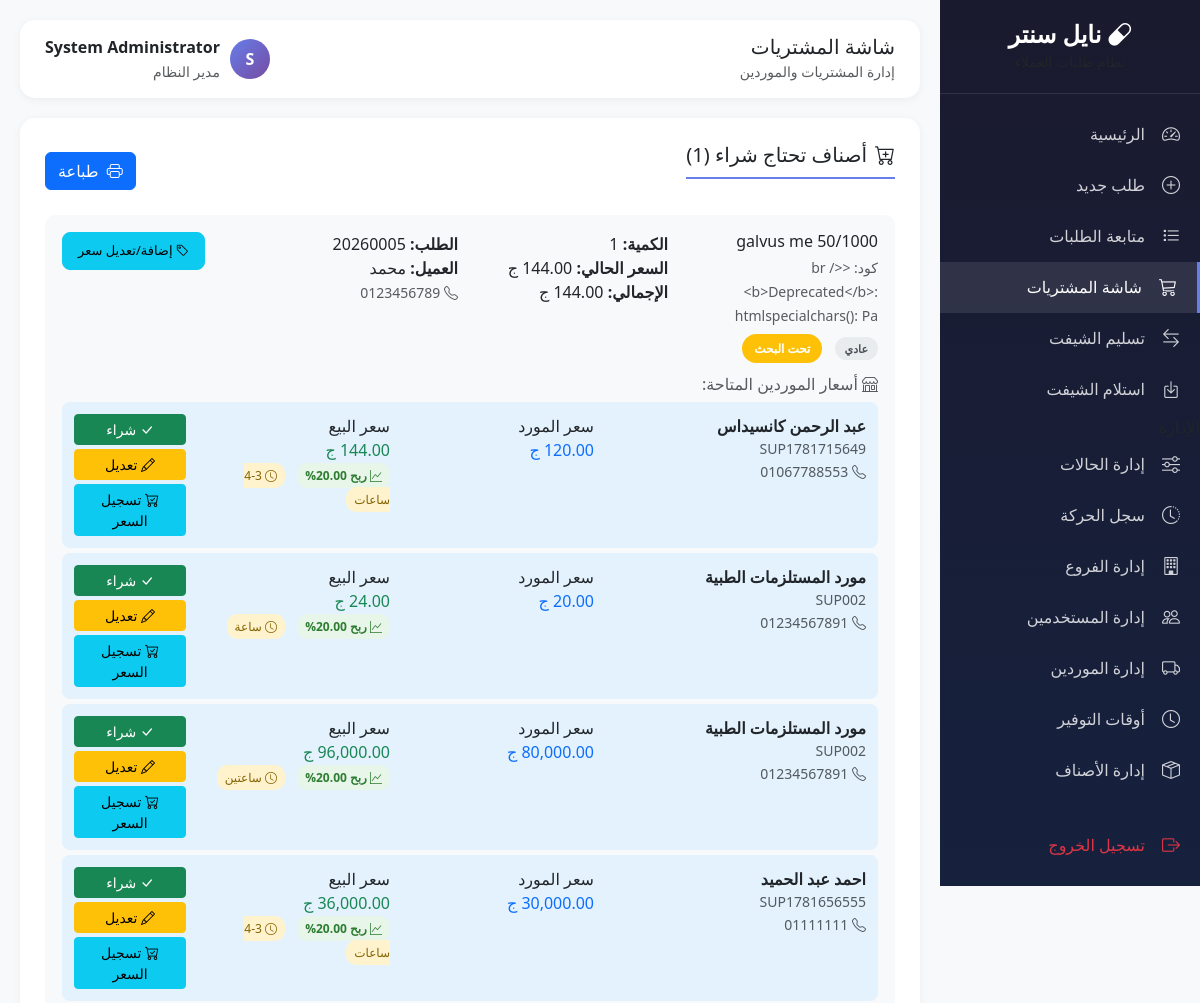
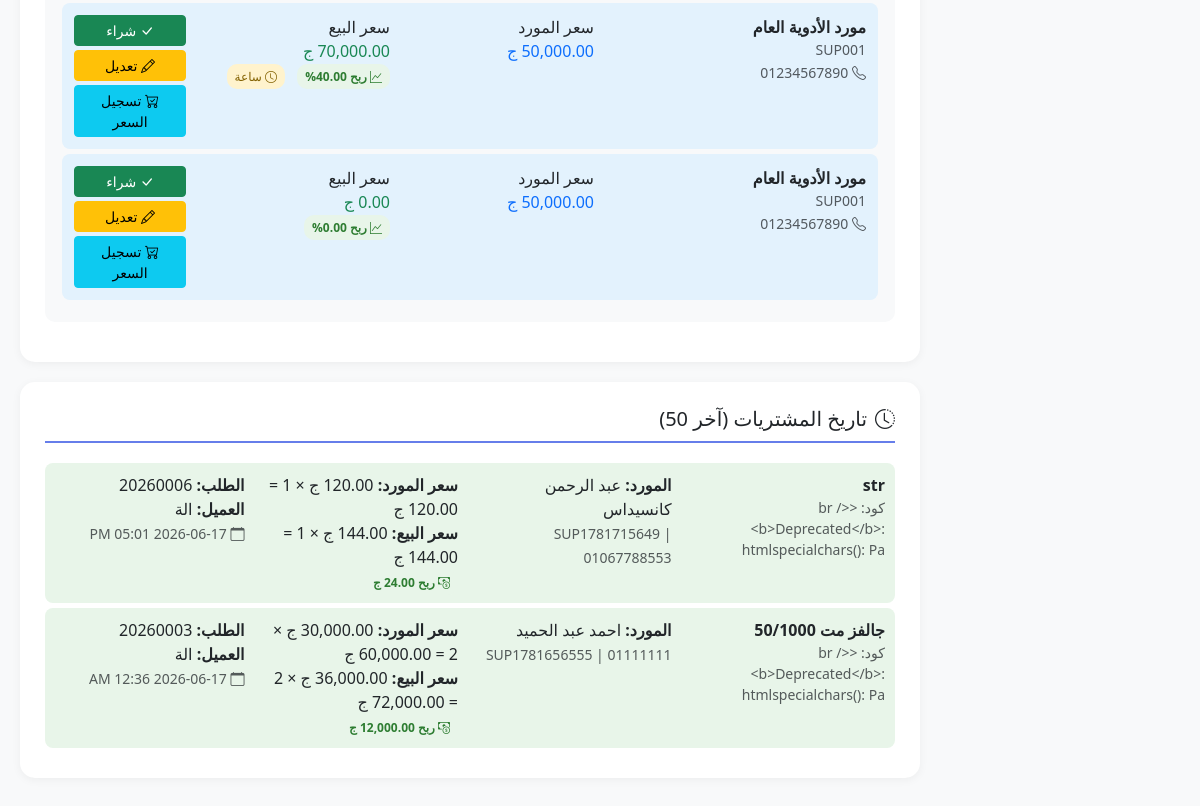
Page /modules/customer-requests/purchases.php (signed in) on the earlier database version (2 pictures, top to bottom).
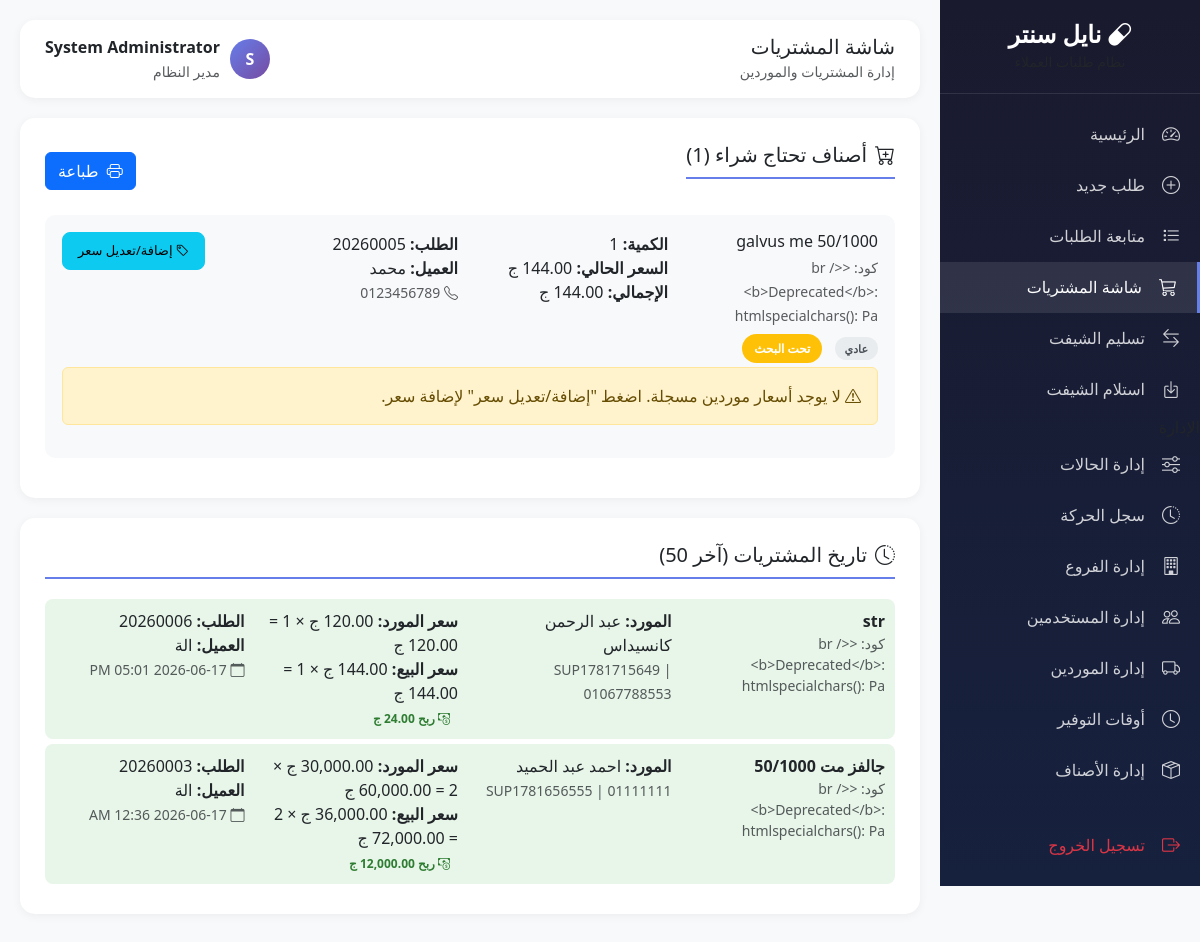
Same page on the later database version.
### tables this page shows
CREATE TABLE `order_items` (
  `id` int(11) NOT NULL,
  `order_id` int(11) NOT NULL,
  `product_id` int(11) DEFAULT NULL,
  `product_code` varchar(50) DEFAULT NULL,
  `product_name` varchar(200) NOT NULL,
  `quantity` int(11) DEFAULT 1,
  `notes` text DEFAULT NULL,
  `created_at` timestamp NOT NULL DEFAULT current_timestamp(),
  `unit_price` decimal(10,2) DEFAULT 0.00,
  `discount_type` enum('percentage','fixed') DEFAULT NULL,
  `discount_value` decimal(10,2) DEFAULT 0.00,
  `final_price` decimal(10,2) DEFAULT 0.00,
  `is_manual` tinyint(1) DEFAULT 0,
  `needs_purchase` tinyint(1) DEFAULT 0,
  `is_manual_product` tinyint(4) DEFAULT 0,
  `manual_product_name` varchar(200) DEFAULT NULL,
  `supplier_name` varchar(100) DEFAULT NULL,
  `supplier_phone` varchar(20) DEFAULT NULL,
  `delivery_time` varchar(50) DEFAULT NULL,
  `purchased_at` datetime DEFAULT NULL,
  `purchased_by` int(11) DEFAULT NULL,
  `updated_at` timestamp NULL DEFAULT NULL ON UPDATE current_timestamp()
);

CREATE TABLE `order_statuses` (
  `id` int(11) NOT NULL,
  `status_name` varchar(50) NOT NULL,
  `status_color` varchar(20) DEFAULT '#6c757d',
  `sort_order` int(11) DEFAULT 0,
  `is_default` tinyint(1) DEFAULT 0,
  `is_final` tinyint(1) DEFAULT 0,
  `is_active` tinyint(1) DEFAULT 1,
  `created_at` timestamp NOT NULL DEFAULT current_timestamp(),
  `updated_at` timestamp NOT NULL DEFAULT current_timestamp() ON UPDATE current_timestamp()
);

CREATE TABLE `orders` (
  `id` int(11) NOT NULL,
  `order_number` varchar(20) NOT NULL,
  `customer_id` int(11) DEFAULT NULL,
  `customer_code` varchar(50) DEFAULT NULL,
  `customer_name` varchar(100) NOT NULL,
  `customer_phone` varchar(20) DEFAULT NULL,
  `customer_phone2` varchar(20) DEFAULT NULL,
  `customer_address` varchar(255) DEFAULT NULL,
  `branch_code` varchar(20) DEFAULT NULL,
  `order_date` datetime DEFAULT current_timestamp(),
  `priority` enum('normal','urgent','critical') DEFAULT 'normal',
  `status_id` int(11) DEFAULT 1,
  `total_items` int(11) DEFAULT 0,
  `notes` text DEFAULT NULL,
  `created_by` int(11) NOT NULL,
  `created_at` timestamp NOT NULL DEFAULT current_timestamp(),
  `updated_by` int(11) DEFAULT NULL,
  `updated_at` timestamp NULL DEFAULT NULL,
  `total_discount_type` enum('percentage','fixed') DEFAULT NULL,
  `total_discount_value` decimal(10,2) DEFAULT 0.00,
  `final_total` decimal(10,2) DEFAULT 0.00
);

CREATE TABLE `supplier_prices` (
  `id` int(11) NOT NULL,
  `product_id` int(11) DEFAULT NULL,
  `product_code` varchar(50) DEFAULT NULL,
  `supplier_id` int(11) NOT NULL,
  `supplier_price` decimal(10,2) NOT NULL,
  `notes` text DEFAULT NULL,
  `created_by` int(11) DEFAULT NULL,
  `is_active` tinyint(1) DEFAULT 1,
  `created_at` timestamp NOT NULL DEFAULT current_timestamp(),
  `updated_at` timestamp NOT NULL DEFAULT current_timestamp() ON UPDATE current_timestamp(),
  `sell_price` decimal(10,2) DEFAULT 0.00,
  `profit_margin` decimal(5,2) DEFAULT 0.00,
  `delivery_time_id` int(11) DEFAULT NULL
);

CREATE TABLE `suppliers` (
  `id` int(11) NOT NULL,
  `supplier_code` varchar(20) NOT NULL,
  `supplier_name` varchar(100) NOT NULL,
  `phone` varchar(20) DEFAULT NULL,
  `email` varchar(100) DEFAULT NULL,
  `address` text DEFAULT NULL,
  `is_active` tinyint(1) DEFAULT 1,
  `created_at` timestamp NOT NULL DEFAULT current_timestamp(),
  `delivery_time` varchar(50) DEFAULT 'نفس اليوم',
  `delivery_time_id` int(11) DEFAULT NULL,
  `notes` text DEFAULT NULL,
  `source` enum('estock','manual') DEFAULT 'estock',
  `estock_id` decimal(18,0) DEFAULT NULL,
  `manual_code` varchar(50) DEFAULT NULL
);

CREATE TABLE `delivery_times` (
  `id` int(11) NOT NULL,
  `time_code` varchar(20) NOT NULL,
  `time_name` varchar(50) NOT NULL,
  `sort_order` int(11) DEFAULT 0,
  `is_active` tinyint(1) DEFAULT 1,
  `created_at` timestamp NOT NULL DEFAULT current_timestamp()
);

CREATE TABLE `purchased_items` (
  `id` int(11) NOT NULL,
  `order_item_id` int(11) NOT NULL,
  `supplier_id` int(11) NOT NULL,
  `supplier_price` decimal(10,2) NOT NULL,
  `sell_price` decimal(10,2) NOT NULL,
  `profit_margin` decimal(5,2) DEFAULT 0.00,
  `quantity` int(11) DEFAULT 1,
  `total_cost` decimal(10,2) NOT NULL,
  `total_sell` decimal(10,2) NOT NULL,
  `profit` decimal(10,2) NOT NULL,
  `notes` text DEFAULT NULL,
  `purchased_by` int(11) DEFAULT NULL,
  `purchased_at` timestamp NOT NULL DEFAULT current_timestamp()
);

### modules/customer-requests/purchases.php (the view, shortened to what the rows shown need)
<?php
$db = getDB();
$stmt = $db->query("
    SELECT oi.*, o.order_number, o.customer_name, o.customer_phone, o.branch_code, o.priority,
           os.status_name, os.status_color
    FROM order_items oi
    JOIN orders o ON oi.order_id = o.id
    JOIN order_statuses os ON o.status_id = os.id
    WHERE oi.needs_purchase = 1
    ORDER BY o.priority DESC, o.created_at ASC
");
$need_purchase_items = $stmt->fetchAll();
$supplierPrices = [];
$stmt = $db->query("
    SELECT sp.*, s.supplier_name, s.supplier_code, s.phone, dt.time_name as delivery_time
    FROM supplier_prices sp
    JOIN suppliers s ON sp.supplier_id = s.id
    LEFT JOIN delivery_times dt ON sp.delivery_time_id = dt.id
    WHERE sp.is_active = 1
    ORDER BY sp.created_at DESC
");
$allPrices = $stmt->fetchAll();
foreach ($allPrices as $price) {
    $supplierPrices[$price['product_code']][] = $price;
}
$stmt = $db->query("
    SELECT pi.*, oi.product_name, oi.product_code, s.supplier_name, s.supplier_code, s.phone,
           o.order_number, o.customer_name
    FROM purchased_items pi
    JOIN order_items oi ON pi.order_item_id = oi.id
    JOIN suppliers s ON pi.supplier_id = s.id
    JOIN orders o ON oi.order_id = o.id
    ORDER BY pi.purchased_at DESC
    LIMIT 50
");
$purchased_history = $stmt->fetchAll();
?>
<!DOCTYPE html>
<html lang="ar" dir="rtl">
<head>
    <link href="https://cdn.jsdelivr.net/npm/bootstrap@5.3.2/dist/css/bootstrap.rtl.min.css" rel="stylesheet">
    <link href="https://cdn.jsdelivr.net/npm/bootstrap-icons@1.11.1/font/bootstrap-icons.css" rel="stylesheet">
    <link href="https://cdn.jsdelivr.net/npm/select2@4.1.0-rc.0/dist/css/select2.min.css" rel="stylesheet">
</head>
<body>
    <div class="main-content">
        <div class="content-card">
            <?php if (count($need_purchase_items) > 0): ?>
                <?php foreach ($need_purchase_items as $item):
                    $lookup_code = $item['product_code'];
                    $prices = $lookup_code ? ($supplierPrices[$lookup_code] ?? []) : [];
                ?>
                <div class="item-card">
                    <div class="row">
                        <div class="col-md-3">
                            <h6 class="mb-1"><?= htmlspecialchars($item['product_name']) ?></h6>
                            <?php if ($item['product_code']): ?><small class="text-muted">كود: <?= htmlspecialchars($item['product_code']) ?></small><?php endif; ?>
                            <div class="mt-2">
                                <span class="priority-badge priority-<?= $item['priority'] ?>"><?= $item['priority'] === 'normal' ? 'عادي' : ($item['priority'] === 'urgent' ? 'عاجل' : 'حرج') ?></span>
                                <span class="status-badge ms-2" style="background: <?= $item['status_color'] ?>"><?= $item['status_name'] ?></span>
                            </div>
                        </div>
                        <div class="col-md-3">
                            <div><strong>الكمية:</strong> <?= $item['quantity'] ?></div>
                            <div><strong>السعر الحالي:</strong> <?= number_format($item['unit_price'], 2) ?> ج</div>
                            <div><strong>الإجمالي:</strong> <?= number_format($item['final_price'], 2) ?> ج</div>
                        </div>
                        <div class="col-md-3">
                            <div><strong>الطلب:</strong> <?= $item['order_number'] ?></div>
                            <div><strong>العميل:</strong> <?= $item['customer_name'] ?></div>
                            <?php if ($item['customer_phone']): ?><div><small class="text-muted"><i class="bi bi-telephone"></i> <?= $item['customer_phone'] ?></small></div><?php endif; ?>
                        </div>
                        <div class="col-md-3 text-end">
                            <button class="btn btn-info btn-action" onclick="showPriceModal(<?= $item['id'] ?>, '<?= htmlspecialchars($item['product_name']) ?>', <?= $item['quantity'] ?>, '<?= htmlspecialchars($lookup_code ?? '') ?>')">
                                <i class="bi bi-tag"></i> إضافة/تعديل سعر
                            </button>
                        </div>
                    </div>
                    <?php if (count($prices) > 0): ?>
                    <div class="mt-3">
                        <h6 class="text-muted"><i class="bi bi-shop"></i> أسعار الموردين المتاحة:</h6>
                        <?php foreach ($prices as $price): ?>
                        <div class="supplier-price" id="price-<?= $price['supplier_id'] ?>">
                            <div class="row">
                                <div class="col-md-4">
                                    <strong><?= htmlspecialchars($price['supplier_name']) ?></strong>
                                    <small class="text-muted d-block"><?= htmlspecialchars($price['supplier_code']) ?></small>
                                    <?php if ($price['phone']): ?><small class="text-muted"><i class="bi bi-telephone"></i> <?= $price['phone'] ?></small><?php endif; ?>
                                </div>
                                <div class="col-md-3">
                                    <div class="price-label">سعر المورد</div>
                                    <div class="price-value text-primary"><?= number_format($price['supplier_price'], 2) ?> ج</div>
                                </div>
                                <div class="col-md-3">
                                    <div class="price-label">سعر البيع</div>
                                    <div class="price-value text-success"><?= number_format($price['sell_price'], 2) ?> ج</div>
                                    <span class="profit-badge"><i class="bi bi-graph-up"></i> ربح <?= $price['profit_margin'] ?>%</span>
                                    <?php if ($price['delivery_time']): ?><span class="delivery-time ms-2"><i class="bi bi-clock"></i> <?= $price['delivery_time'] ?></span><?php endif; ?>
                                </div>
                                <div class="col-md-2 text-end">
                                    <button class="btn btn-success btn-sm w-100 mb-1" onclick="purchaseFromSupplier(<?= $item['id'] ?>, <?= $price['supplier_id'] ?>, <?= $price['supplier_price'] ?>, <?= $price['sell_price'] ?>, <?= $price['profit_margin'] ?>, <?= $item['quantity'] ?>)">
                                        <i class="bi bi-check-lg"></i> شراء
                                    </button>
                                    <button class="btn btn-warning btn-sm w-100 mb-1" onclick="editPrice(<?= $item['id'] ?>, <?= $price['id'] ?>, '<?= htmlspecialchars($price['supplier_name']) ?>', <?= $price['supplier_id'] ?>, <?= $price['supplier_price'] ?>, <?= $price['sell_price'] ?>, <?= $price['profit_margin'] ?>, <?= $price['delivery_time_id'] ?? 'null' ?>, '<?= htmlspecialchars($price['notes'] ?? '') ?>')">
                                        <i class="bi bi-pencil"></i> تعديل
                                    </button>
                                    <button class="btn btn-info btn-sm w-100" onclick="setOrderPrice(<?= $item['id'] ?>, <?= $price['supplier_id'] ?>, <?= $price['supplier_price'] ?>, <?= $price['sell_price'] ?>, <?= $price['profit_margin'] ?>)">
                                        <i class="bi bi-cart-check"></i> تسجيل السعر
                                    </button>
                                </div>
                            </div>
                        </div>
                        <?php endforeach; ?>
                    </div>
                    <?php else: ?>
                    <div class="alert alert-warning mt-2">
                        <i class="bi bi-exclamation-triangle"></i> لا يوجد أسعار موردين مسجلة. اضغط "إضافة/تعديل سعر" لإضافة سعر.
                    </div>
                    <?php endif; ?>
                </div>
                <?php endforeach; ?>
            <?php else: ?>
                <div class="text-center py-5"><i class="bi bi-check-circle text-success" style="font-size: 48px;"></i><h5 class="mt-3">لا يوجد أصناف تحتاج شراء</h5></div>
            <?php endif; ?>
        </div>
        <?php if (count($purchased_history) > 0): ?>
        <div class="content-card">
            <?php foreach ($purchased_history as $ph): ?>
            <div class="purchased-item">
                <div class="row">
                    <div class="col-md-3">
                        <strong><?= htmlspecialchars($ph['product_name']) ?></strong>
                        <small class="text-muted d-block">كود: <?= htmlspecialchars($ph['product_code'] ?? 'N/A') ?></small>
                    </div>
                    <div class="col-md-3">
                        <div><strong>المورد:</strong> <?= htmlspecialchars($ph['supplier_name']) ?></div>
                        <small class="text-muted"><?= htmlspecialchars($ph['supplier_code']) ?> | <?= $ph['phone'] ?: 'لا يوجد تليفون' ?></small>
                    </div>
                    <div class="col-md-3">
                        <div><strong>سعر المورد:</strong> <?= number_format($ph['supplier_price'], 2) ?> ج × <?= $ph['quantity'] ?> = <?= number_format($ph['total_cost'], 2) ?> ج</div>
                        <div><strong>سعر البيع:</strong> <?= number_format($ph['sell_price'], 2) ?> ج × <?= $ph['quantity'] ?> = <?= number_format($ph['total_sell'], 2) ?> ج</div>
                        <span class="profit-badge"><i class="bi bi-cash-coin"></i> ربح <?= number_format($ph['profit'], 2) ?> ج</span>
                    </div>
                    <div class="col-md-3">
                        <div><strong>الطلب:</strong> <?= $ph['order_number'] ?></div>
                        <div><strong>العميل:</strong> <?= $ph['customer_name'] ?></div>
                        <small class="text-muted"><i class="bi bi-calendar"></i> <?= date('Y-m-d h:i A', strtotime($ph['purchased_at'])) ?></small>
                    </div>
                </div>
            </div>
            <?php endforeach; ?>
        </div>
        <?php endif; ?>
    </div>
</body>
</html>

Differences in the rows shown:
removed supplier_prices: supplier.supplier_name "عبد الرحمن كانسيداس", supplier.supplier_code "SUP1781715649", supplier.phone "01067788553", supplier_price "120.00", sell_price "144.00", profit_margin "20.00", delivery_time.time_name "3-4 ساعات"
removed supplier_prices: supplier.supplier_name "مورد المستلزمات الطبية", supplier.supplier_code "SUP002", supplier.phone "01234567891", supplier_price "20.00", sell_price "24.00", profit_margin "20.00", delivery_time.time_name "ساعة"
removed supplier_prices: supplier.supplier_name "مورد المستلزمات الطبية", supplier.supplier_code "SUP002", supplier.phone "01234567891", supplier_price "80,000.00", sell_price "96,000.00", profit_margin "20.00", delivery_time.time_name "ساعتين"
removed supplier_prices: supplier.supplier_name "احمد عبد الحميد", supplier.supplier_code "SUP1781656555", supplier.phone "01111111", supplier_price "30,000.00", sell_price "36,000.00", profit_margin "20.00", delivery_time.time_name "3-4 ساعات"
removed supplier_prices: supplier.supplier_name "مورد الأدوية العام", supplier.supplier_code "SUP001", supplier.phone "01234567890", supplier_price "50,000.00", sell_price "70,000.00", profit_margin "40.00", delivery_time.time_name "ساعة"
removed supplier_prices: supplier.supplier_name "مورد الأدوية العام", supplier.supplier_code "SUP001", supplier.phone "01234567890", supplier_price "50,000.00", profit_margin "0.00"
computed for order_items "galvus me 50/1000": text "أسعار الموردين المتاحة:" → "لا يوجد أسعار موردين مسجلة. اضغط \"إضافة/تعديل سعر\" لإضافة سعر."
